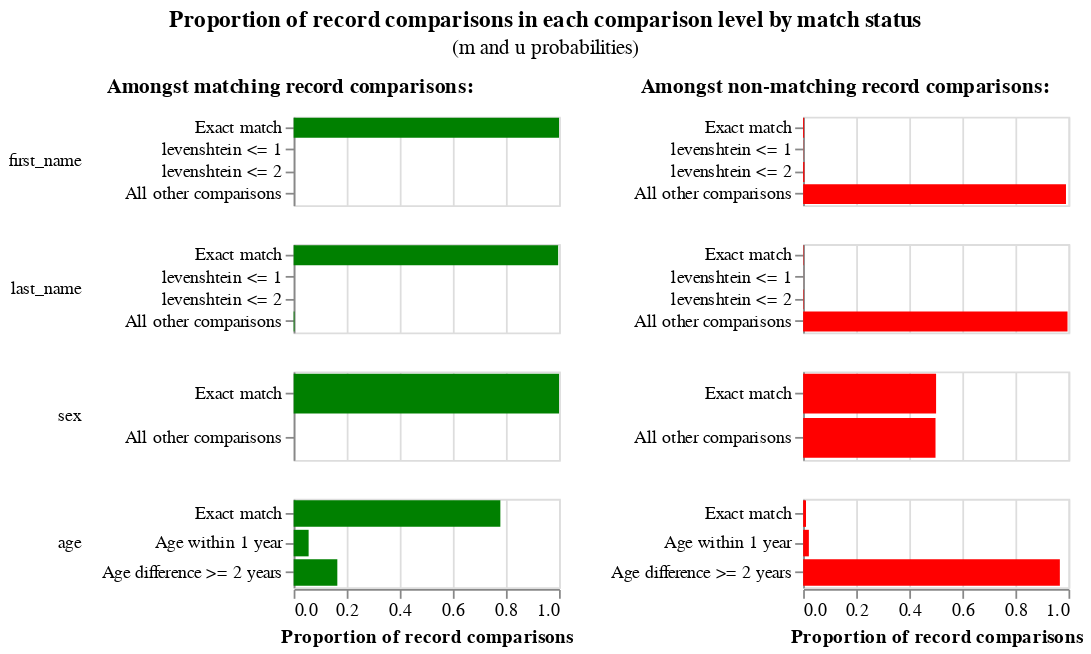

This figure's notebook cell:
### Code cell
rule, session = next(rule_session)
print(rule)
session.m_u_values_interactive_history_chart()

### Figure 1 — Vega-Lite specification as saved in the notebook (floating-point values rounded to 4 significant figures; data arrays with more than 128 entries replaced by an {"elided": "..."} marker saying what was removed)
{"config": {"view": {"width": 400, "height": 300}, "title": {"anchor": "middle", "offset": 10}, "header": {"title": null}}, "params": [{"name": "iteration_number", "value": 10, "bind": {"input": "range", "min": 0, "max": 10, "step": 1}, "description": "Filter by the interation number"}], "hconcat": [{"mark": "bar", "title": {"text": "Amongst matching record comparisons:", "fontWeight": "bold", "fontSize": 12}, "encoding": {"row": {"type": "nominal", "field": "comparison_name", "sort": {"field": "comparison_sort_order"}, "header": {"labelAngle": 0, "labelAnchor": "middle", "labelAlign": "left"}}, "x": {"type": "quantitative", "field": "m_probability", "axis": {"title": "Proportion of record comparisons"}}, "y": {"type": "nominal", "axis": {"title": null}, "field": "label_for_charts", "sort": {"field": "comparison_vector_value", "order": "descending"}}, "tooltip": [{"type": "nominal", "field": "m_probability_description", "title": "m probability description"}, {"type": "nominal", "field": "comparison_name", "title": "Comparison column name"}, {"type": "ordinal", "field": "label_for_charts", "title": "Label"}, {"type": "nominal", "field": "sql_condition", "title": "SQL condition"}, {"type": "quantitative", "field": "m_probability", "format": ".4p", "title": "m probability"}, {"type": "quantitative", "field": "u_probability", "format": ".4p", "title": "u probability"}, {"type": "quantitative", "field": "bayes_factor", "title": "Bayes factor = m/u", "format": ",.4f"}, {"type": "quantitative", "field": "log2_bayes_factor", "title": "Match weight = log2(m/u)", "format": ",.4f"}], "color": {"value": "green"}}, "resolve": {"scale": {"y": "independent"}}, "transform": [{"filter": "(datum.bayes_factor != 'no-op filter due to vega lite issue 4680')"}], "width": 150, "height": 50}, {"mark": "bar", "title": {"text": "Amongst non-matching record comparisons:", "fontWeight": "bold", "fontSize": 12}, "encoding": {"row": {"type": "nominal", "field": "comparison_name", "sort": {"field": "comparison_sort_order"}, "header": {"labels": false}}, "x": {"type": "quantitative", "field": "u_probability", "axis": {"title": "Proportion of record comparisons"}}, "y": {"type": "nominal", "axis": {"title": null}, "field": "label_for_charts", "sort": {"field": "comparison_vector_value", "order": "descending"}}, "tooltip": [{"type": "nominal", "field": "u_probability_description", "title": "u probability description"}, {"type": "nominal", "field": "comparison_name", "title": "Comparison column name"}, {"type": "ordinal", "field": "label_for_charts", "title": "Label"}, {"type": "nominal", "field": "sql_condition", "title": "SQL condition"}, {"type": "quantitative", "field": "m_probability", "format": ".4p", "title": "m probability"}, {"type": "quantitative", "field": "u_probability", "format": ".4p", "title": "u probability"}, {"type": "quantitative", "field": "bayes_factor", "title": "Bayes factor = m/u", "format": ",.4f"}, {"type": "quantitative", "field": "log2_bayes_factor", "title": "Match weight = log2(m/u)", "format": ",.4f"}], "color": {"value": "red"}}, "resolve": {"scale": {"y": "independent"}}, "transform": [{"filter": "(datum.bayes_factor != 'no-op filter2 due to vega lite issue 4680')"}], "width": 150, "height": 50}], "data": {"values": {"elided": "143 records"}}, "transform": [{"filter": "(datum.iteration == iteration_number)"}], "title": {"text": "Proportion of record comparisons in each comparison level by match status", "subtitle": "(m and u probabilities)"}, "$schema": "https://vega.github.io/schema/vega-lite/v4.json"}
